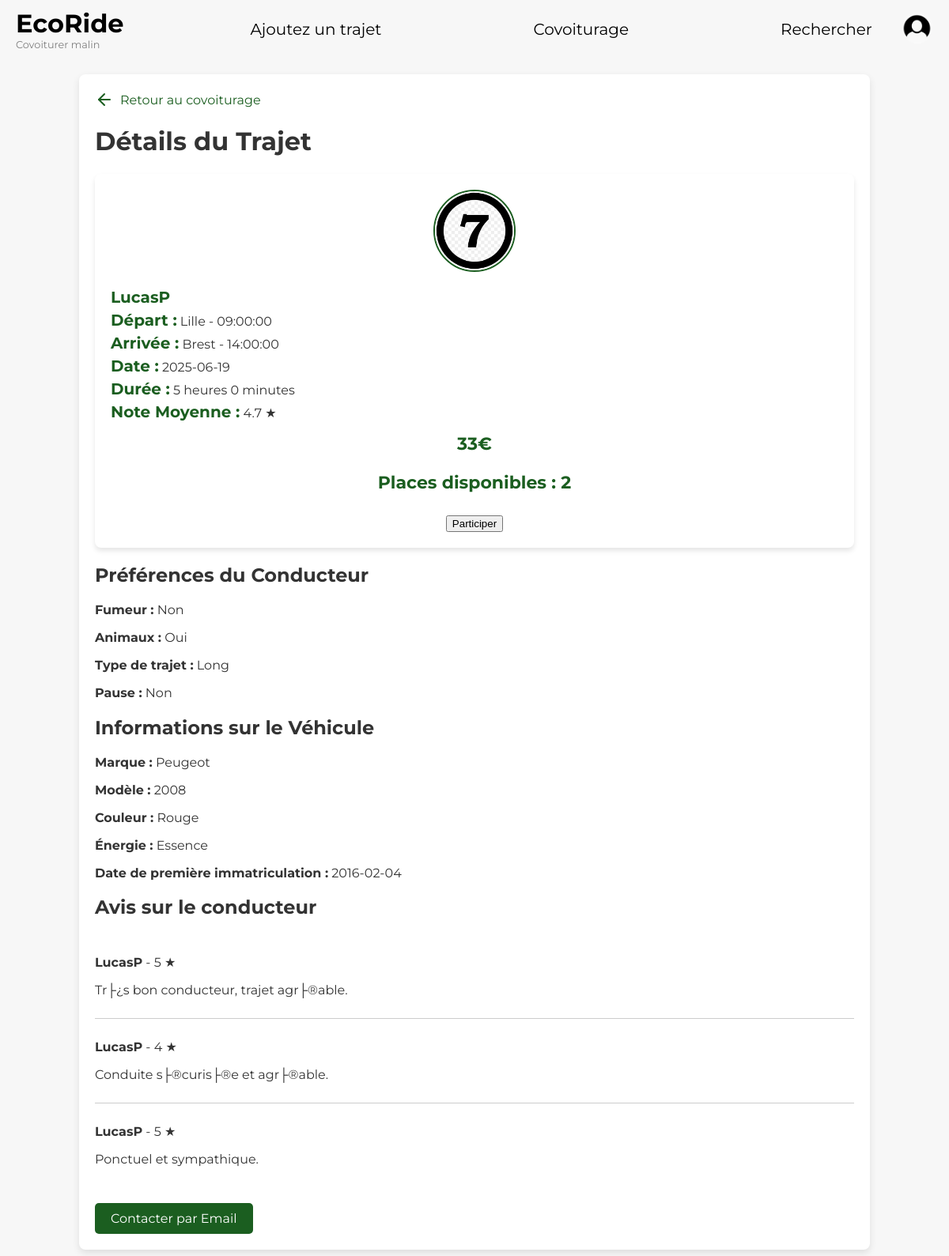
Screenshot of /php/details_voyage.php?id=78 with the database file from the repository.
### tables this page shows
CREATE TABLE `covoiturage` (
  `id_covoiturage` int(11) NOT NULL AUTO_INCREMENT,
  `date_depart` date NOT NULL,
  `heure_depart` time NOT NULL,
  `lieu_depart` varchar(50) NOT NULL,
  `date_arrivee` date NOT NULL,
  `heure_arrivee` time NOT NULL,
  `lieu_arrivee` varchar(50) NOT NULL,
  `statut` varchar(50) DEFAULT NULL,
  `nb_place` int(11) DEFAULT NULL,
  `prix_par_personne` float DEFAULT NULL,
  `id_voiture` int(11) NOT NULL,
  `id_utilisateur` int(11) NOT NULL,
  PRIMARY KEY (`id_covoiturage`),
  KEY `id_voiture` (`id_voiture`),
  KEY `covoiturage_ibfk_2_new` (`id_utilisateur`),
  CONSTRAINT `covoiturage_ibfk_1` FOREIGN KEY (`id_voiture`) REFERENCES `voiture` (`id_voiture`) ON DELETE CASCADE,
  CONSTRAINT `covoiturage_ibfk_2_new` FOREIGN KEY (`id_utilisateur`) REFERENCES `utilisateur` (`id_utilisateur`) ON DELETE CASCADE
);

CREATE TABLE `utilisateur` (
  `id_utilisateur` int(11) NOT NULL AUTO_INCREMENT,
  `nom` varchar(50) NOT NULL,
  `prenom` varchar(50) NOT NULL,
  `email` varchar(50) NOT NULL,
  `telephone` varchar(50) DEFAULT NULL,
  `adresse` varchar(50) DEFAULT NULL,
  `date_naissance` date DEFAULT NULL,
  `photo` blob DEFAULT NULL,
  `pseudo` varchar(50) NOT NULL,
  `id_role` int(11) NOT NULL,
  `mot_de_passe` varchar(255) NOT NULL,
  `role` enum('utilisateur','employe') NOT NULL DEFAULT 'utilisateur',
  PRIMARY KEY (`id_utilisateur`),
  UNIQUE KEY `email` (`email`),
  UNIQUE KEY `pseudo` (`pseudo`),
  KEY `utilisateur_ibfk_2_new` (`id_role`),
  CONSTRAINT `utilisateur_ibfk_2_new` FOREIGN KEY (`id_role`) REFERENCES `role` (`id_role`) ON DELETE CASCADE
);

CREATE TABLE `marque` (
  `id_marque` int(11) NOT NULL AUTO_INCREMENT,
  `libelle` varchar(50) NOT NULL,
  PRIMARY KEY (`id_marque`)
);

CREATE TABLE `voiture` (
  `id_voiture` int(11) NOT NULL AUTO_INCREMENT,
  `modele` varchar(50) NOT NULL,
  `immatriculation` varchar(50) NOT NULL,
  `energie` varchar(50) DEFAULT NULL,
  `couleur` varchar(50) DEFAULT NULL,
  `date_premiere_immatriculation` date DEFAULT NULL,
  `id_marque` int(11) NOT NULL,
  `id_utilisateur` int(11) NOT NULL,
  PRIMARY KEY (`id_voiture`),
  UNIQUE KEY `immatriculation` (`immatriculation`),
  KEY `id_marque` (`id_marque`),
  KEY `voiture_ibfk_2_new` (`id_utilisateur`),
  CONSTRAINT `voiture_ibfk_1` FOREIGN KEY (`id_marque`) REFERENCES `marque` (`id_marque`) ON DELETE CASCADE,
  CONSTRAINT `voiture_ibfk_2_new` FOREIGN KEY (`id_utilisateur`) REFERENCES `utilisateur` (`id_utilisateur`) ON DELETE CASCADE
);

CREATE TABLE `avis` (
  `id_avis` int(11) NOT NULL AUTO_INCREMENT,
  `id_auteur` int(11) NOT NULL,
  `commentaire` varchar(255) DEFAULT NULL,
  `note` int(11) DEFAULT NULL CHECK (`note` between 1 and 5),
  `statut` varchar(50) DEFAULT NULL,
  `id_utilisateur` int(11) NOT NULL,
  `id_conducteur` int(11) NOT NULL,
  `id_covoiturage` int(11) NOT NULL,
  PRIMARY KEY (`id_avis`),
  KEY `id_utilisateur` (`id_utilisateur`),
  KEY `id_conducteur` (`id_conducteur`),
  KEY `id_covoiturage` (`id_covoiturage`),
  KEY `avis_ibfk_4` (`id_auteur`),
  CONSTRAINT `avis_ibfk_1` FOREIGN KEY (`id_utilisateur`) REFERENCES `utilisateur` (`id_utilisateur`) ON DELETE CASCADE,
  CONSTRAINT `avis_ibfk_2` FOREIGN KEY (`id_covoiturage`) REFERENCES `covoiturage` (`id_covoiturage`) ON DELETE CASCADE,
  CONSTRAINT `avis_ibfk_3_new` FOREIGN KEY (`id_conducteur`) REFERENCES `conducteur` (`id_conducteur`) ON DELETE CASCADE,
  CONSTRAINT `avis_ibfk_4` FOREIGN KEY (`id_auteur`) REFERENCES `utilisateur` (`id_utilisateur`) ON DELETE CASCADE,
  CONSTRAINT `avis_ibfk_5` FOREIGN KEY (`id_conducteur`) REFERENCES `utilisateur` (`id_utilisateur`) ON DELETE CASCADE
);

### php/details_voyage.php (the view, shortened to what this page needs)
<?php
include './database.php';
$id_covoiturage = intval($_GET['id']);
$query = "SELECT c.*, u.pseudo, u.email, u.photo,
                    p.fumeur, p.animaux, p.trajets, p.pause,
                    (SELECT AVG(a.note) FROM Avis a WHERE a.id_utilisateur = u.id_utilisateur) AS note_moyenne,
                    v.modele, v.couleur, v.energie, v.date_premiere_immatriculation, m.libelle AS marque
            FROM Covoiturage c
            JOIN Utilisateur u ON c.id_utilisateur = u.id_utilisateur
            LEFT JOIN Preferences p ON u.id_utilisateur = p.id_utilisateur
            JOIN Voiture v ON c.id_voiture = v.id_voiture
            JOIN Marque m ON v.id_marque = m.id_marque
            WHERE c.id_covoiturage = ?";
$stmt = $pdo->prepare($query);
$stmt->execute([$id_covoiturage]);
$trajet = $stmt->fetch(PDO::FETCH_ASSOC);
$id_conducteur = $trajet['id_utilisateur'];
$queryAvis = "SELECT a.commentaire, a.note, u.pseudo AS auteur
            FROM Avis a
            JOIN Utilisateur u ON a.id_auteur = u.id_utilisateur
            WHERE a.id_utilisateur = ?";
$stmtAvis = $pdo->prepare($queryAvis);
$stmtAvis->execute([$id_conducteur]);
$avis = $stmtAvis->fetchAll(PDO::FETCH_ASSOC);
?>
<!DOCTYPE html>
<html lang="fr">
<head>
    <link rel="stylesheet" href="../css/styles.css">
    <link rel="stylesheet" href="../css/covoiturage.css">
</head>
<body class="covoiturage-body">
<?php include 'header.php'; ?>
<div class="covoiturage-container">
    <a href="covoiturage.php" class="back-link">
        <svg xmlns="http://www.w3.org/2000/svg" width="24" height="24" viewBox="0 0 24 24" fill="none" stroke="currentColor" stroke-width="2" stroke-linecap="round" stroke-linejoin="round" class="feather feather-arrow-left"><line x1="19" y1="12" x2="5" y2="12"></line><polyline points="12 19 5 12 12 5"></polyline></svg>
        Retour au covoiturage
    </a>
    <h1>Détails du Trajet</h1>
    <div class="covoiturage-result">
        <div class="covoiturage-result-left">
            <img src="../assets/<?= htmlspecialchars($trajet['photo']) ?>" alt="Conducteur">
        </div>
        <div class="covoiturage-result-details">
            <a href="./users_fiche.php?user=<?= htmlspecialchars($trajet['pseudo']) ?>" class="profile-link"><strong><?= htmlspecialchars($trajet['pseudo']) ?></strong></a>
            <p><strong>Départ :</strong> <?= htmlspecialchars($trajet['lieu_depart']) ?> - <?= htmlspecialchars($trajet['heure_depart']) ?></p>
            <p><strong>Arrivée :</strong> <?= htmlspecialchars($trajet['lieu_arrivee']) ?> - <?= htmlspecialchars($trajet['heure_arrivee']) ?></p>
            <p><strong>Date :</strong> <?= htmlspecialchars($trajet['date_depart']) ?></p>
            <p><strong>Durée :</strong> <?= calculateDuration($trajet['date_depart'], $trajet['heure_depart'], $trajet['date_arrivee'], $trajet['heure_arrivee']) ?></p>
            <p><strong>Note Moyenne :</strong> <?= number_format($trajet['note_moyenne'], 1) ?> ★</p>
        </div>
        <div class="covoiturage-result-price">
            <span><?= htmlspecialchars($trajet['prix_par_personne']) ?>€</span>
            <p>Places disponibles : <?= htmlspecialchars($trajet['nb_place']) ?></p>
            <?php if ($trajet['nb_place'] > 0): ?>
                <button onclick="openModal()">Participer</button>
            <?php endif; ?>
        </div>
    </div>
    <h2>Préférences du Conducteur</h2>
    <div class="preferences">
        <p><strong>Fumeur :</strong> <?= htmlspecialchars($trajet['fumeur']) ?></p>
        <p><strong>Animaux :</strong> <?= htmlspecialchars($trajet['animaux']) ?></p>
        <p><strong>Type de trajet :</strong> <?= htmlspecialchars($trajet['trajets']) ?></p>
        <p><strong>Pause :</strong> <?= htmlspecialchars($trajet['pause']) ?></p>
    </div>
    <h2>Informations sur le Véhicule</h2>
    <div class="vehicle-details">
        <p><strong>Marque :</strong> <?= htmlspecialchars($trajet['marque']) ?></p>
        <p><strong>Modèle :</strong> <?= htmlspecialchars($trajet['modele']) ?></p>
        <p><strong>Couleur :</strong> <?= htmlspecialchars($trajet['couleur']) ?></p>
        <p><strong>Énergie :</strong> <?= htmlspecialchars($trajet['energie']) ?></p>
        <p><strong>Date de première immatriculation :</strong> <?= htmlspecialchars($trajet['date_premiere_immatriculation']) ?></p>
    </div>
    <h2>Avis sur le conducteur</h2>
    <div class="avis">
        <?php if (empty($avis)): ?>
            <p>Aucun avis disponible.</p>
        <?php else: ?>
            <?php foreach ($avis as $a): ?>
                <div class="avis-item">
                    <p><strong><?= htmlspecialchars($a['auteur']) ?></strong> - <?= htmlspecialchars($a['note']) ?> ★</p>
                    <p><?= htmlspecialchars($a['commentaire']) ?></p>
                </div>
            <?php endforeach; ?>
        <?php endif; ?>
    </div>
    <a href="mailto:<?= htmlspecialchars($trajet['email']) ?>" class="contact-button">Contacter par Email</a>
</div>
</body>
</html>
<?php
function calculateDuration($dateDepart, $heureDepart, $dateArrivee, $heureArrivee) {
    $depart = new DateTime("$dateDepart $heureDepart");
    $arrivee = new DateTime("$dateArrivee $heureArrivee");
    $diff = $depart->diff($arrivee);
    return $diff->format('%h heures %i minutes');
}
?>

### css/styles.css (style rules this page uses)
body { font-family: 'Montserrat', sans-serif; margin: 0; padding: 0; background-color: #ffffff; color: #333; }

### css/covoiturage.css (style rules this page uses)
body.covoiturage-body { font-family: 'Montserrat', sans-serif; background-color: #f7f7f7; margin: 0; padding: 0; color: #333; }
.covoiturage-container { width: 80%; max-width: 1200px; margin: 20px auto; background: #fff; padding: 20px; border-radius: 8px; box-shadow: 0 4px 10px rgba(0, 0, 0, 0.1); }
.covoiturage-result { display: flex; flex-direction: column; background: white; padding: 20px; border-radius: 8px; box-shadow: 0 4px 6px rgba(0, 0, 0, 0.1); align-items: center; transition: transform 0.2s ease-in-out; }
.covoiturage-result-details { flex: 1; font-size: 16px; text-align: left; width: 100%; }
.covoiturage-result-details strong { font-size: 20px; color: #1b5e20; }
.covoiturage-result-price { font-size: 22px; color: #1b5e20; font-weight: bold; text-align: center; padding-top: 10px; }
.covoiturage-result-left { display: flex; flex-direction: column; align-items: center; margin-bottom: 20px; }
.covoiturage-result-left img { width: 100px; height: 100px; border-radius: 50%; border: 2px solid #1b5e20; }
.covoiturage-result-details p { margin: 5px 0; }
.covoiturage-result-details a.profile-link { color: #1b5e20; text-decoration: none; font-weight: bold; }
.contact-button { display: inline-block; padding: 10px 20px; background-color: #1b5e20; color: white; border: none; border-radius: 5px; text-decoration: none; text-align: center; cursor: pointer; margin-top: 20px; }

### php/details_voyage.php (style rules this page uses)
.back-link { display: flex; align-items: center; margin-bottom: 20px; text-decoration: none; color: #1b5e20; }
.back-link svg { margin-right: 8px; }
.avis { margin-top: 20px; }
.avis-item { border-bottom: 1px solid #ccc; padding: 10px 0; }
.avis-item:last-child { border-bottom: none; }

### rows the page displays
covoiturage: id_utilisateur.photo (picture), id_utilisateur.pseudo "LucasP", lieu_depart "Lille", heure_depart "09:00:00", lieu_arrivee "Brest", heure_arrivee "14:00:00", date_depart "2025-06-19", date_depart+heure_depart+date_arrivee "5 heures 0 minutes", prix_par_personne "33", nb_place "2", marque.libelle "Peugeot", id_voiture.modele "2008", id_voiture.couleur "Rouge", id_voiture.energie "Essence", id_voiture.date_premiere_immatriculation "2016-02-04"
avis: id_utilisateur.pseudo "LucasP", note "5", commentaire "Tr├¿s bon conducteur, trajet agr├®able."
avis: id_utilisateur.pseudo "LucasP", note "4", commentaire "Conduite s├®curis├®e et agr├®able."
avis: id_utilisateur.pseudo "LucasP", note "5", commentaire "Ponctuel et sympathique."

### other values shown
$trajet['note_moyenne'] "4.7"
$trajet['fumeur'] "Non"
$trajet['animaux'] "Oui"
$trajet['trajets'] "Long"
$trajet['pause'] "Non"
